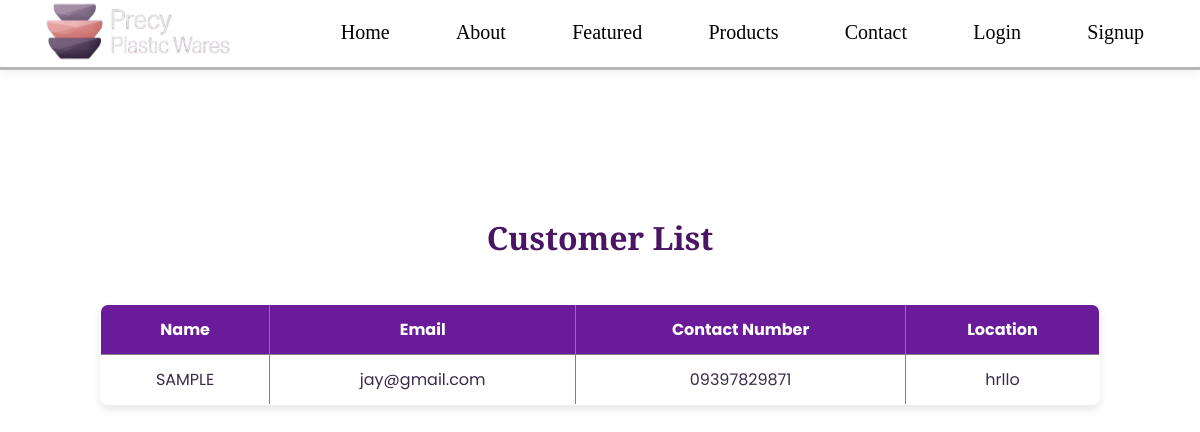
/customer-list/, run on an earlier commit of the app's database.
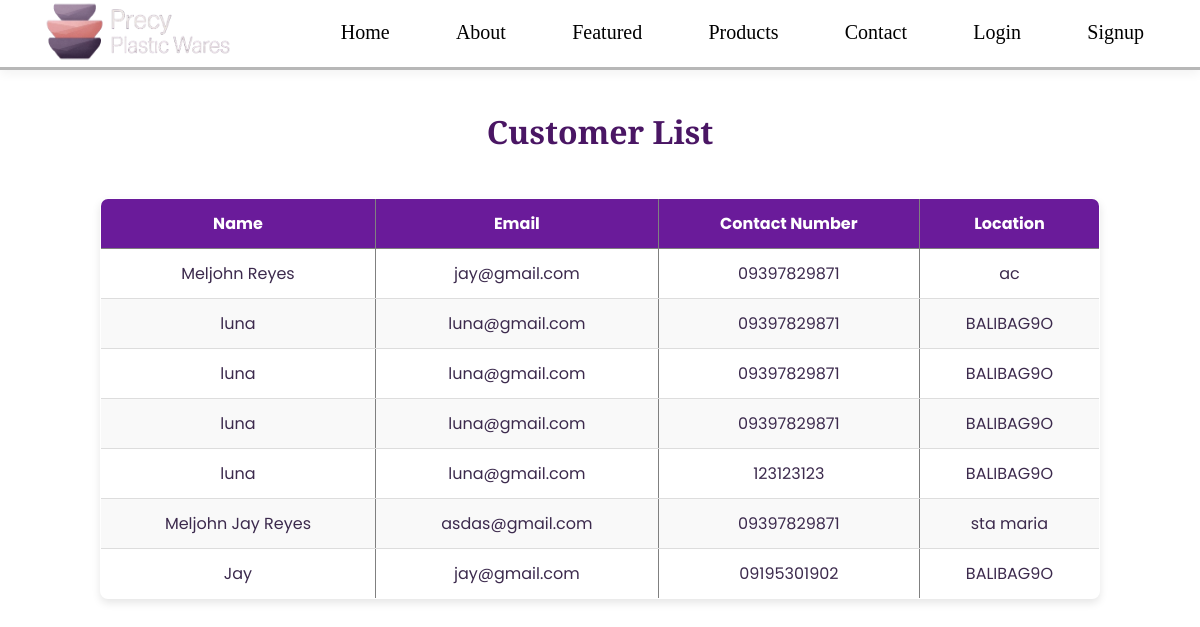
And on a later commit of the database.
### main/models.py (models this page shows, shortened)
class Customer (models.Model):
    name = models.CharField(max_length=100)
    email = models.EmailField()
    contact_number = models.CharField(max_length=20)
    location = models.CharField(max_length=100)

### main/views.py (the view)
# urls.py: path('customer-list/', views.customer_list_page, name='customer-list-page'),
def customer_list_page(request):
    customers = Customer.objects.all().order_by('-id')  # newest first
    return render(request, 'customer_list.html', {
        "customers": customers,
        "hide_footer": True  # ✅ Hide footer on this page
    })

### main/templates/customer_list.html (shortened to what this page needs)
{% extends 'basestructure.html' %}
{% load static %}
{% block content %}
<div style="display: flex; justify-content: center; align-items: center; flex-direction: column; padding: 40px 20px; min-height: 60vh;">
  <h1 style="text-align: center; margin-bottom: 30px;">Customer List</h1>
  <table border="1" cellpadding="8" style="width: 90%; max-width: 1000px; text-align: center; border-collapse: collapse; box-shadow: 0 4px 8px rgba(0,0,0,0.1); border-radius: 8px; overflow: hidden;">
    <thead style="background-color: #6a1b9a; color: white;">
      <tr>
        <th style="padding: 12px;">Name</th>
        <th style="padding: 12px;">Email</th>
        <th style="padding: 12px;">Contact Number</th>
        <th style="padding: 12px;">Location</th>
      </tr>
    </thead>
    <tbody>
      {% for customer in customers %}
      <tr style="border-bottom: 1px solid #ddd; background-color: {% cycle '#ffffff' '#f9f9f9' %};">
        <td style="padding: 12px;">{{ customer.name }}</td>
        <td style="padding: 12px;">{{ customer.email }}</td>
        <td style="padding: 12px;">{{ customer.contact_number }}</td>
        <td style="padding: 12px;">{{ customer.location }}</td>
      </tr>
      {% empty %}
      <tr>
        <td colspan="4" style="padding: 20px; color: #999;">No customers yet.</td>
      </tr>
      {% endfor %}
    </tbody>
  </table>
</div>
{% endblock %}

What changed in the data, as far as the page shows it:
removed Customer: name "SAMPLE", email "jay@gmail.com", contact_number "09397829871", location "hrllo"
added Customer: name "Meljohn Reyes", email "jay@gmail.com", contact_number "09397829871", location "ac"
added Customer: name "luna", email "luna@gmail.com", contact_number "09397829871", location "BALIBAG9O"
added Customer: name "luna", email "luna@gmail.com", contact_number "09397829871", location "BALIBAG9O"
added Customer: name "luna", email "luna@gmail.com", contact_number "09397829871", location "BALIBAG9O"
added Customer: name "luna", email "luna@gmail.com", contact_number "123123123", location "BALIBAG9O"
added Customer: name "Meljohn Jay Reyes", email "asdas@gmail.com", contact_number "09397829871", location "sta maria"
added Customer: name "Jay", email "jay@gmail.com", contact_number "09195301902", location "BALIBAG9O"
